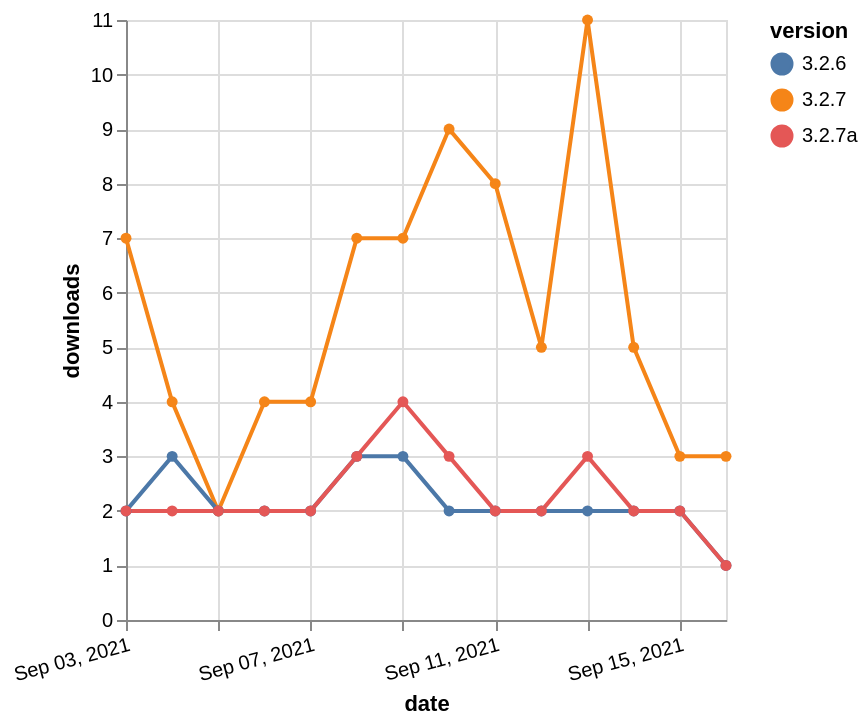

This figure's Vega-Lite source:
### Vega-Lite specification from a JSON file in a GitHub repository (floating-point values rounded to 4 significant figures)
{"$schema": "https://vega.github.io/schema/vega-lite/v5.json", "description": "A simple bar chart with embedded data.", "data": {"values": [{"date": "2021-09-03", "total": 2795, "delta": 7, "version": "3.2.7"}, {"date": "2021-09-04", "total": 2799, "delta": 4, "version": "3.2.7"}, {"date": "2021-09-05", "total": 2801, "delta": 2, "version": "3.2.7"}, {"date": "2021-09-06", "total": 2805, "delta": 4, "version": "3.2.7"}, {"date": "2021-09-07", "total": 2809, "delta": 4, "version": "3.2.7"}, {"date": "2021-09-08", "total": 2816, "delta": 7, "version": "3.2.7"}, {"date": "2021-09-09", "total": 2823, "delta": 7, "version": "3.2.7"}, {"date": "2021-09-10", "total": 2832, "delta": 9, "version": "3.2.7"}, {"date": "2021-09-11", "total": 2840, "delta": 8, "version": "3.2.7"}, {"date": "2021-09-12", "total": 2845, "delta": 5, "version": "3.2.7"}, {"date": "2021-09-13", "total": 2856, "delta": 11, "version": "3.2.7"}, {"date": "2021-09-14", "total": 2861, "delta": 5, "version": "3.2.7"}, {"date": "2021-09-15", "total": 2864, "delta": 3, "version": "3.2.7"}, {"date": "2021-09-16", "total": 2867, "delta": 3, "version": "3.2.7"}, {"date": "2021-09-03", "total": 4247, "delta": 2, "version": "3.2.6"}, {"date": "2021-09-04", "total": 4250, "delta": 3, "version": "3.2.6"}, {"date": "2021-09-05", "total": 4252, "delta": 2, "version": "3.2.6"}, {"date": "2021-09-06", "total": 4254, "delta": 2, "version": "3.2.6"}, {"date": "2021-09-07", "total": 4256, "delta": 2, "version": "3.2.6"}, {"date": "2021-09-08", "total": 4259, "delta": 3, "version": "3.2.6"}, {"date": "2021-09-09", "total": 4262, "delta": 3, "version": "3.2.6"}, {"date": "2021-09-10", "total": 4264, "delta": 2, "version": "3.2.6"}, {"date": "2021-09-11", "total": 4266, "delta": 2, "version": "3.2.6"}, {"date": "2021-09-12", "total": 4268, "delta": 2, "version": "3.2.6"}, {"date": "2021-09-13", "total": 4270, "delta": 2, "version": "3.2.6"}, {"date": "2021-09-14", "total": 4272, "delta": 2, "version": "3.2.6"}, {"date": "2021-09-15", "total": 4274, "delta": 2, "version": "3.2.6"}, {"date": "2021-09-16", "total": 4275, "delta": 1, "version": "3.2.6"}, {"date": "2021-09-03", "total": 1736, "delta": 2, "version": "3.2.7a"}, {"date": "2021-09-04", "total": 1738, "delta": 2, "version": "3.2.7a"}, {"date": "2021-09-05", "total": 1740, "delta": 2, "version": "3.2.7a"}, {"date": "2021-09-06", "total": 1742, "delta": 2, "version": "3.2.7a"}, {"date": "2021-09-07", "total": 1744, "delta": 2, "version": "3.2.7a"}, {"date": "2021-09-08", "total": 1747, "delta": 3, "version": "3.2.7a"}, {"date": "2021-09-09", "total": 1751, "delta": 4, "version": "3.2.7a"}, {"date": "2021-09-10", "total": 1754, "delta": 3, "version": "3.2.7a"}, {"date": "2021-09-11", "total": 1756, "delta": 2, "version": "3.2.7a"}, {"date": "2021-09-12", "total": 1758, "delta": 2, "version": "3.2.7a"}, {"date": "2021-09-13", "total": 1761, "delta": 3, "version": "3.2.7a"}, {"date": "2021-09-14", "total": 1763, "delta": 2, "version": "3.2.7a"}, {"date": "2021-09-15", "total": 1765, "delta": 2, "version": "3.2.7a"}, {"date": "2021-09-16", "total": 1766, "delta": 1, "version": "3.2.7a"}]}, "width": "container", "mark": {"type": "line", "point": {"filled": true}}, "encoding": {"x": {"field": "date", "type": "temporal", "timeUnit": "yearmonthdate", "title": "date", "axis": {"labelAngle": -15}}, "y": {"field": "delta", "type": "quantitative", "title": "downloads"}, "color": {"field": "version", "type": "nominal"}, "tooltip": {"field": "delta"}}}
